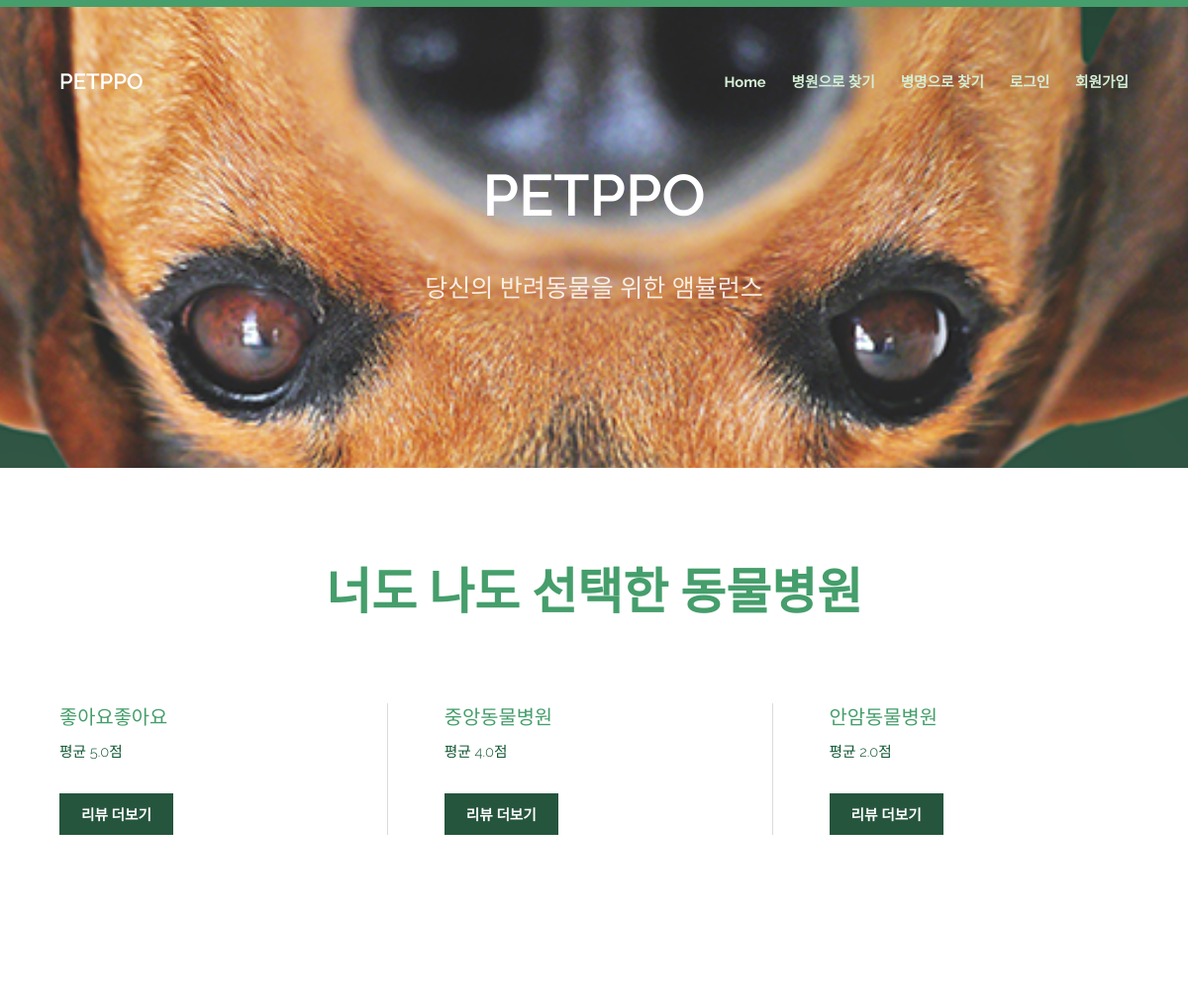
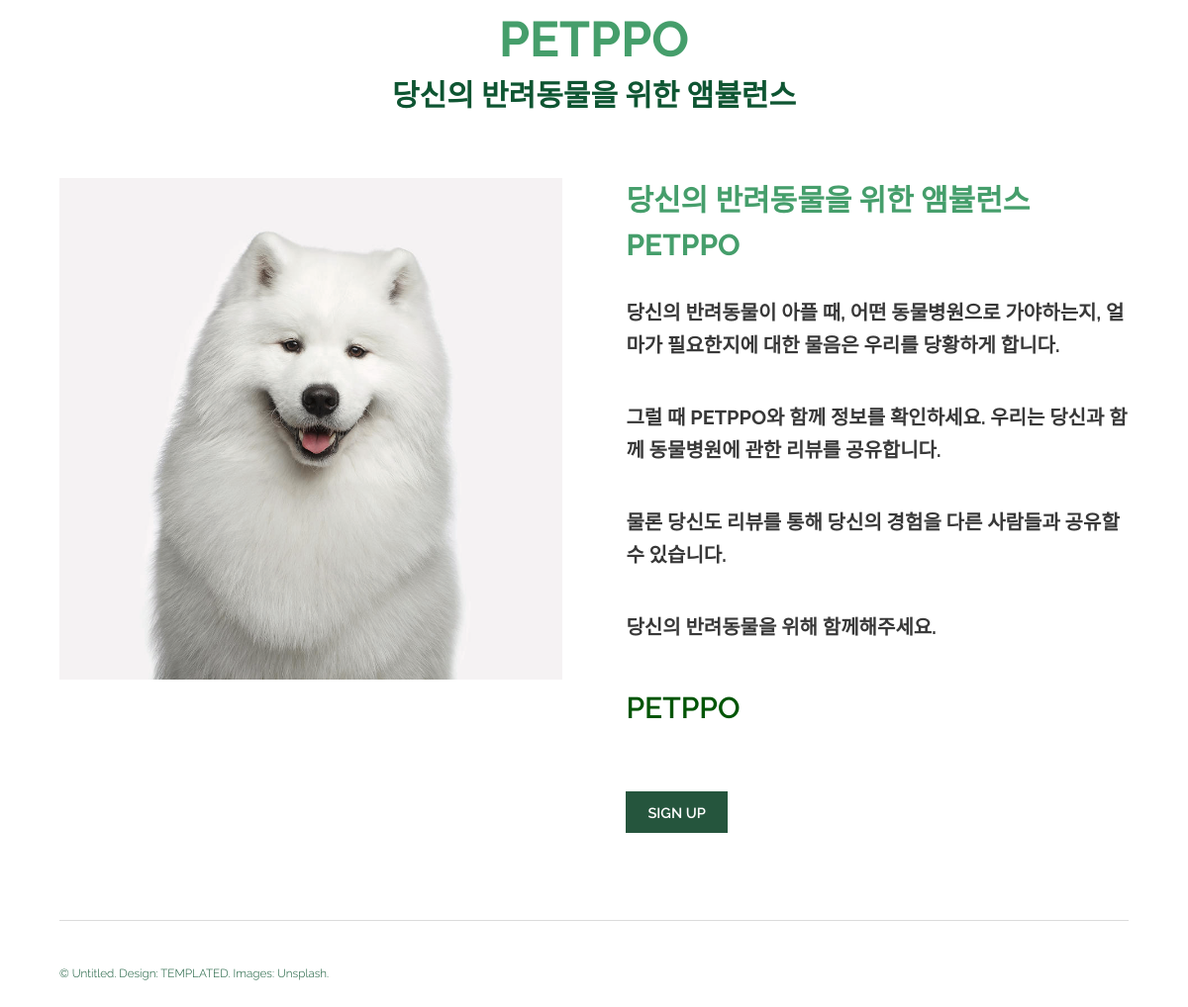
The app's page /welcome/ with its own data (2 pictures, top to bottom).
### reviews/models.py (models this page shows)
class Contents(models.Model):
    symp = models.ForeignKey(Symptom, on_delete=models.CASCADE)
    location = models.CharField(max_length=20)
    receipt = models.FileField(blank=True, upload_to="media/photo_%Y_%m_%d")
    content = models.TextField()
    title = models.CharField(max_length=20)
    nickname = models.ForeignKey(Members, on_delete=models.CASCADE)
    writedate = models.DateTimeField(auto_now_add=True)
    recommend = models.IntegerField(default=0)
    rate = models.IntegerField()
    visitdate = models.DateTimeField()

### petppo/views.py (the view)
# urls.py: path('welcome/', views.welcome, name="welcome"),
def welcome(request):
    recommands = Contents.objects.values('location').annotate(rate_avg=Avg('rate')).order_by('-rate_avg')[0:3]
    contexts = {'recommands':recommands}
    return render(request, "index.html", contexts)

### reviews/templates/index.html (shortened to what this page needs)
<!DOCTYPE HTML>
<html>
	<head>
		{% load static %}
		<link rel="stylesheet" href="{% static 'assets/css/main.css' %}" >
	</head>
	<body>
			<header id="header">
				<div class="inner">
					<a href="../welcome/" class="logo">PETPPO</a>
					<nav id="nav">
						<a href="../welcome/">Home</a>
						<a href="../review/location/">병원으로 찾기</a>
						<a href="../review/symptom/?symp_filter=전체">병명으로 찾기</a>
						{% if user.is_authenticated %}
							<a href="../review/write/">리뷰작성하기</a>
							<a href="/users/mypage/">마이페이지</a>
							<a class="nav-link" href="{% url 'common:logout' %}">{{ user.username }} (로그아웃)</a>
						{% else %}
							<a class="nav-link" href="{% url 'common:login' %}">로그인</a>
							<a href="../users/signup/">회원가입</a>
						{% endif %}
					</nav>
				</div>
			</header>
			<section id="banner">
				<h1><strong style="color:white;">PETPPO</strong></h1>
				<p style="font-size:25px;">당신의 반려동물을 위한 앰뷸런스</p>
			</section>
		<section id="one" class="wrapper">
			<div class="inner">
				<h2 style="text-align:center;font-weight:bold;font-size:50px;">너도 나도 선택한 동물병원</h2>
				<br>
				<div class="flex flex-3">
					{% for recommand in recommands %}
					<article>
						<header>
							<h3>{{ recommand.location }}</h3>
							<p>평균 {{ recommand.rate_avg }}점</p>
						</header>
							<footer>
								<a href="../review/search2/{{ recommand.location }}" class="button special">리뷰 더보기</a>
							</footer>
					</article>
					{% endfor %}
				</div>
			</div>
		</section>
			<section id="three" class="wrapper special">
				<div class="inner">
					<header class="align-center">
						<h2 style="text-align:center;font-weight:bold;font-size:50px;">PETPPO</h2>
						<p style="text-align:center;font-weight:bold;font-size:30px;">당신의 반려동물을 위한 앰뷸런스</p>
					</header>
					<div class="flex flex-2">
						<article>
							<div class="image fit">
								<img src="{% static 'images/pics04.jpg' %}" alt="Pics 04" />
							</div>
						</article>
						<article>
							<header>
								<h3 style="font-weight:bold;font-size:30px;">당신의 반려동물을 위한 앰뷸런스 PETPPO</h3>
							</header>
							<p style="font-weight:bold;font-size:20px;">당신의 반려동물이 아플 때, 어떤 동물병원으로 가야하는지, 얼마가 필요한지에 대한 물음은 우리를 당황하게 합니다.</p>
							<p style="font-weight:bold;font-size:20px;">그럴 때 PETPPO와 함께 정보를 확인하세요. 우리는 당신과 함께 동물병원에 관한 리뷰를 공유합니다.</p>
							<p style="font-weight:bold;font-size:20px;">물론 당신도 리뷰를 통해 당신의 경험을 다른 사람들과 공유할 수 있습니다.</p>
							<p style="font-weight:bold;font-size:20px;">당신의 반려동물을 위해 함께해주세요.</p>
							<p style="font-weight:bold;font-size:30px;"><strong>PETPPO</strong></p>
							{% if user.is_authenticated %}
								<footer>
									<a href="../review/write/" class="button special">리뷰 작성하기</a>
								</footer>
							{% else %}
								<footer>
									<a href="../users/signup/" class="button special">SIGN UP</a>
								</footer>
							{% endif %}
						</article>
					</div>
				</div>
			</section>
			<footer id="footer">
				<div class="inner">
					<div class="flex">
						<div class="copyright">
							&copy; Untitled. Design: <a href="https://templated.co">TEMPLATED</a>. Images: <a href="https://unsplash.com">Unsplash</a>.
						</div>
					</div>
				</div>
			</footer>
	</body>
</html>

### records on screen
Contents: location "좋아요좋아요", rate_avg "5.0"
Contents: location "중앙동물병원", rate_avg "4.0"
Contents: location "안암동물병원", rate_avg "2.0"
